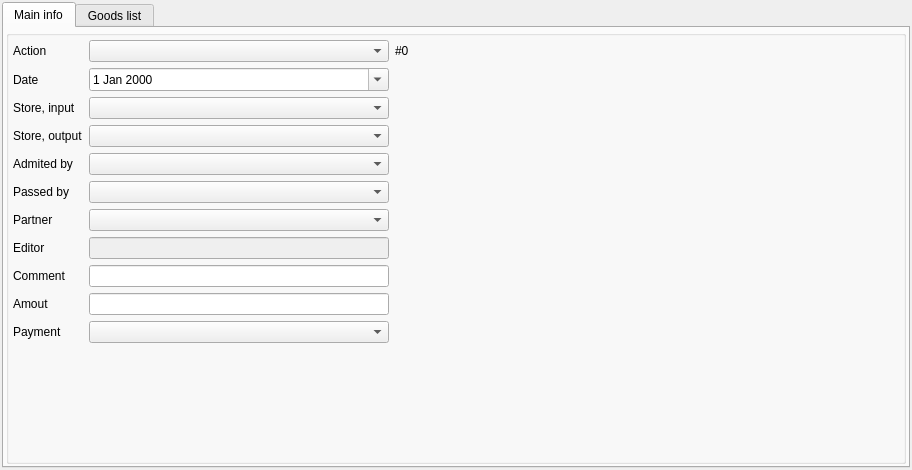
<?xml version="1.0" encoding="UTF-8"?>
<ui version="4.0">
 <class>StoreOrder</class>
 <widget class="QMainWindow" name="StoreOrder">
  <property name="geometry">
   <rect>
    <x>0</x>
    <y>0</y>
    <width>912</width>
    <height>469</height>
   </rect>
  </property>
  <property name="sizePolicy">
   <sizepolicy hsizetype="Fixed" vsizetype="Fixed">
    <horstretch>0</horstretch>
    <verstretch>0</verstretch>
   </sizepolicy>
  </property>
  <property name="minimumSize">
   <size>
    <width>912</width>
    <height>0</height>
   </size>
  </property>
  <property name="maximumSize">
   <size>
    <width>11111</width>
    <height>11111</height>
   </size>
  </property>
  <property name="windowTitle">
   <string>MainWindow</string>
  </property>
  <property name="documentMode">
   <bool>false</bool>
  </property>
  <widget class="QWidget" name="centralwidget">
   <layout class="QVBoxLayout" name="verticalLayout">
    <property name="leftMargin">
     <number>2</number>
    </property>
    <property name="topMargin">
     <number>2</number>
    </property>
    <property name="rightMargin">
     <number>2</number>
    </property>
    <property name="bottomMargin">
     <number>2</number>
    </property>
    <item>
     <widget class="QTabWidget" name="tabWidget">
      <property name="currentIndex">
       <number>0</number>
      </property>
      <widget class="QWidget" name="tab">
       <attribute name="title">
        <string>Main info</string>
       </attribute>
       <layout class="QVBoxLayout" name="verticalLayout_4">
        <property name="spacing">
         <number>2</number>
        </property>
        <property name="leftMargin">
         <number>2</number>
        </property>
        <property name="topMargin">
         <number>2</number>
        </property>
        <property name="rightMargin">
         <number>2</number>
        </property>
        <property name="bottomMargin">
         <number>2</number>
        </property>
        <item>
         <widget class="QGroupBox" name="group2">
          <property name="sizePolicy">
           <sizepolicy hsizetype="Expanding" vsizetype="Expanding">
            <horstretch>0</horstretch>
            <verstretch>0</verstretch>
           </sizepolicy>
          </property>
          <property name="maximumSize">
           <size>
            <width>16777215</width>
            <height>16777215</height>
           </size>
          </property>
          <property name="title">
           <string/>
          </property>
          <layout class="QGridLayout" name="gridLayout_2">
           <property name="leftMargin">
            <number>2</number>
           </property>
           <property name="topMargin">
            <number>2</number>
           </property>
           <property name="rightMargin">
            <number>2</number>
           </property>
           <property name="bottomMargin">
            <number>2</number>
           </property>
           <item row="0" column="0">
            <layout class="QGridLayout" name="gridLayout">
             <property name="sizeConstraint">
              <enum>QLayout::SetNoConstraint</enum>
             </property>
             <property name="leftMargin">
              <number>2</number>
             </property>
             <property name="topMargin">
              <number>2</number>
             </property>
             <property name="rightMargin">
              <number>3</number>
             </property>
             <property name="bottomMargin">
              <number>3</number>
             </property>
             <property name="verticalSpacing">
              <number>6</number>
             </property>
             <item row="3" column="1">
              <widget class="QPComboBox" name="cbStoreOutputName">
               <property name="sizePolicy">
                <sizepolicy hsizetype="Fixed" vsizetype="Preferred">
                 <horstretch>0</horstretch>
                 <verstretch>0</verstretch>
                </sizepolicy>
               </property>
               <property name="minimumSize">
                <size>
                 <width>300</width>
                 <height>0</height>
                </size>
               </property>
               <property name="maximumSize">
                <size>
                 <width>300</width>
                 <height>16777215</height>
                </size>
               </property>
               <property name="fieldId" stdset="0">
                <string>ID</string>
               </property>
               <property name="fieldName" stdset="0">
                <string>NAME</string>
               </property>
               <property name="table" stdset="0">
                <string>ST_STORAGES</string>
               </property>
              </widget>
             </item>
             <item row="2" column="1">
              <widget class="QPComboBox" name="cbStoreInputName">
               <property name="sizePolicy">
                <sizepolicy hsizetype="Fixed" vsizetype="Preferred">
                 <horstretch>0</horstretch>
                 <verstretch>0</verstretch>
                </sizepolicy>
               </property>
               <property name="minimumSize">
                <size>
                 <width>300</width>
                 <height>0</height>
                </size>
               </property>
               <property name="maximumSize">
                <size>
                 <width>300</width>
                 <height>16777215</height>
                </size>
               </property>
               <property name="fieldId" stdset="0">
                <string>ID</string>
               </property>
               <property name="fieldName" stdset="0">
                <string>NAME</string>
               </property>
               <property name="table" stdset="0">
                <string>ST_STORAGES</string>
               </property>
              </widget>
             </item>
             <item row="6" column="1">
              <widget class="QPComboBox" name="cbPartnerName">
               <property name="sizePolicy">
                <sizepolicy hsizetype="Fixed" vsizetype="Preferred">
                 <horstretch>0</horstretch>
                 <verstretch>0</verstretch>
                </sizepolicy>
               </property>
               <property name="minimumSize">
                <size>
                 <width>300</width>
                 <height>0</height>
                </size>
               </property>
               <property name="maximumSize">
                <size>
                 <width>300</width>
                 <height>16777215</height>
                </size>
               </property>
               <property name="fieldId" stdset="0">
                <string>ID</string>
               </property>
               <property name="fieldName" stdset="0">
                <string>NAME</string>
               </property>
               <property name="table" stdset="0">
                <string>PARTNERS</string>
               </property>
              </widget>
             </item>
             <item row="2" column="3">
              <spacer name="horizontalSpacer_2">
               <property name="orientation">
                <enum>Qt::Horizontal</enum>
               </property>
               <property name="sizeHint" stdset="0">
                <size>
                 <width>40</width>
                 <height>20</height>
                </size>
               </property>
              </spacer>
             </item>
             <item row="5" column="1">
              <widget class="QPComboBox" name="cbPassed">
               <property name="minimumSize">
                <size>
                 <width>300</width>
                 <height>0</height>
                </size>
               </property>
               <property name="maximumSize">
                <size>
                 <width>300</width>
                 <height>16777215</height>
                </size>
               </property>
               <property name="maxVisibleItems">
                <number>30</number>
               </property>
               <property name="fieldId" stdset="0">
                <string>ID</string>
               </property>
               <property name="fieldName" stdset="0">
                <string>NAME</string>
               </property>
               <property name="table" stdset="0">
                <string>EMPLOYES_ID_NAME</string>
               </property>
              </widget>
             </item>
             <item row="4" column="1">
              <widget class="QPComboBox" name="cbAdmited">
               <property name="minimumSize">
                <size>
                 <width>300</width>
                 <height>0</height>
                </size>
               </property>
               <property name="maximumSize">
                <size>
                 <width>300</width>
                 <height>16777215</height>
                </size>
               </property>
               <property name="maxVisibleItems">
                <number>30</number>
               </property>
               <property name="fieldId" stdset="0">
                <string>ID</string>
               </property>
               <property name="fieldName" stdset="0">
                <string>NAME</string>
               </property>
               <property name="table" stdset="0">
                <string>EMPLOYES_ID_NAME</string>
               </property>
              </widget>
             </item>
             <item row="2" column="0">
              <widget class="QLabel" name="lbStoreInput">
               <property name="text">
                <string>Store, input</string>
               </property>
              </widget>
             </item>
             <item row="4" column="0">
              <widget class="QLabel" name="lbAdmited">
               <property name="text">
                <string>Admited by</string>
               </property>
              </widget>
             </item>
             <item row="5" column="0">
              <widget class="QLabel" name="lbPassed">
               <property name="frameShape">
                <enum>QFrame::NoFrame</enum>
               </property>
               <property name="text">
                <string>Passed by</string>
               </property>
              </widget>
             </item>
             <item row="3" column="0">
              <widget class="QLabel" name="lbStoreOutput">
               <property name="text">
                <string>Store, output</string>
               </property>
              </widget>
             </item>
             <item row="9" column="1">
              <widget class="QLineEdit" name="leAmount">
               <property name="sizePolicy">
                <sizepolicy hsizetype="Expanding" vsizetype="Preferred">
                 <horstretch>0</horstretch>
                 <verstretch>0</verstretch>
                </sizepolicy>
               </property>
               <property name="maximumSize">
                <size>
                 <width>300</width>
                 <height>16777215</height>
                </size>
               </property>
               <property name="readOnly">
                <bool>true</bool>
               </property>
              </widget>
             </item>
             <item row="1" column="1">
              <widget class="QDateEdit" name="deDocDate">
               <property name="sizePolicy">
                <sizepolicy hsizetype="Minimum" vsizetype="Preferred">
                 <horstretch>0</horstretch>
                 <verstretch>0</verstretch>
                </sizepolicy>
               </property>
               <property name="maximumSize">
                <size>
                 <width>300</width>
                 <height>1111</height>
                </size>
               </property>
               <property name="calendarPopup">
                <bool>true</bool>
               </property>
              </widget>
             </item>
             <item row="7" column="0">
              <widget class="QLabel" name="lbEditor">
               <property name="text">
                <string>Editor</string>
               </property>
              </widget>
             </item>
             <item row="6" column="0">
              <widget class="QLabel" name="lbPartners">
               <property name="text">
                <string>Partner</string>
               </property>
              </widget>
             </item>
             <item row="1" column="0">
              <widget class="QLabel" name="label_2">
               <property name="text">
                <string>Date</string>
               </property>
              </widget>
             </item>
             <item row="9" column="0">
              <widget class="QLabel" name="lbAmount">
               <property name="text">
                <string>Amout</string>
               </property>
              </widget>
             </item>
             <item row="8" column="1" colspan="2">
              <widget class="QLineEdit" name="leComment">
               <property name="sizePolicy">
                <sizepolicy hsizetype="Expanding" vsizetype="Preferred">
                 <horstretch>0</horstretch>
                 <verstretch>0</verstretch>
                </sizepolicy>
               </property>
               <property name="maximumSize">
                <size>
                 <width>300</width>
                 <height>16777215</height>
                </size>
               </property>
              </widget>
             </item>
             <item row="10" column="0">
              <widget class="QLabel" name="lbPayment">
               <property name="text">
                <string>Payment</string>
               </property>
              </widget>
             </item>
             <item row="8" column="0">
              <widget class="QLabel" name="lbComment">
               <property name="text">
                <string>Comment</string>
               </property>
              </widget>
             </item>
             <item row="9" column="2">
              <widget class="QWidget" name="widget" native="true">
               <layout class="QHBoxLayout" name="horizontalLayout_3">
                <property name="spacing">
                 <number>2</number>
                </property>
                <property name="leftMargin">
                 <number>0</number>
                </property>
                <property name="topMargin">
                 <number>0</number>
                </property>
                <property name="rightMargin">
                 <number>0</number>
                </property>
                <property name="bottomMargin">
                 <number>0</number>
                </property>
               </layout>
              </widget>
             </item>
             <item row="0" column="0">
              <widget class="QLabel" name="label">
               <property name="text">
                <string>Action</string>
               </property>
              </widget>
             </item>
             <item row="10" column="1">
              <widget class="QPComboBox" name="cbPayment">
               <property name="sizePolicy">
                <sizepolicy hsizetype="Preferred" vsizetype="Fixed">
                 <horstretch>1</horstretch>
                 <verstretch>0</verstretch>
                </sizepolicy>
               </property>
               <property name="maximumSize">
                <size>
                 <width>300</width>
                 <height>16777215</height>
                </size>
               </property>
               <property name="fieldId" stdset="0">
                <string>ID</string>
               </property>
               <property name="fieldName" stdset="0">
                <string>NAME</string>
               </property>
               <property name="table" stdset="0">
                <string>ST_PAYMENT_METHODS</string>
               </property>
              </widget>
             </item>
             <item row="7" column="1">
              <widget class="QLineEdit" name="leOperator">
               <property name="enabled">
                <bool>false</bool>
               </property>
               <property name="maximumSize">
                <size>
                 <width>300</width>
                 <height>16777215</height>
                </size>
               </property>
              </widget>
             </item>
             <item row="0" column="2">
              <widget class="QLabel" name="lbDocNum">
               <property name="text">
                <string>#0</string>
               </property>
              </widget>
             </item>
             <item row="0" column="3">
              <spacer name="horizontalSpacer">
               <property name="orientation">
                <enum>Qt::Horizontal</enum>
               </property>
               <property name="sizeHint" stdset="0">
                <size>
                 <width>459</width>
                 <height>20</height>
                </size>
               </property>
              </spacer>
             </item>
             <item row="0" column="1">
              <widget class="QPComboBox" name="cbAction">
               <property name="minimumSize">
                <size>
                 <width>300</width>
                 <height>0</height>
                </size>
               </property>
               <property name="fieldId" stdset="0">
                <string>ID</string>
               </property>
               <property name="fieldName" stdset="0">
                <string>NAME</string>
               </property>
               <property name="table" stdset="0">
                <string>ST_ACTIONS</string>
               </property>
              </widget>
             </item>
             <item row="11" column="1">
              <spacer name="verticalSpacer">
               <property name="orientation">
                <enum>Qt::Vertical</enum>
               </property>
               <property name="sizeHint" stdset="0">
                <size>
                 <width>20</width>
                 <height>40</height>
                </size>
               </property>
              </spacer>
             </item>
            </layout>
           </item>
          </layout>
         </widget>
        </item>
       </layout>
      </widget>
      <widget class="QWidget" name="tab_2">
       <attribute name="title">
        <string>Goods list</string>
       </attribute>
       <layout class="QVBoxLayout" name="verticalLayout_3">
        <property name="spacing">
         <number>2</number>
        </property>
        <property name="leftMargin">
         <number>2</number>
        </property>
        <property name="topMargin">
         <number>2</number>
        </property>
        <property name="rightMargin">
         <number>2</number>
        </property>
        <property name="bottomMargin">
         <number>2</number>
        </property>
        <item>
         <widget class="QGroupBox" name="groupBox">
          <property name="minimumSize">
           <size>
            <width>0</width>
            <height>30</height>
           </size>
          </property>
          <property name="title">
           <string/>
          </property>
          <layout class="QHBoxLayout" name="horizontalLayout_2">
           <property name="spacing">
            <number>1</number>
           </property>
           <property name="leftMargin">
            <number>1</number>
           </property>
           <property name="topMargin">
            <number>1</number>
           </property>
           <property name="rightMargin">
            <number>1</number>
           </property>
           <property name="bottomMargin">
            <number>1</number>
           </property>
           <item>
            <widget class="QPushButton" name="btnAppendDish">
             <property name="minimumSize">
              <size>
               <width>26</width>
               <height>26</height>
              </size>
             </property>
             <property name="maximumSize">
              <size>
               <width>26</width>
               <height>26</height>
              </size>
             </property>
             <property name="text">
              <string/>
             </property>
             <property name="icon">
              <iconset resource="img.qrc">
               <normaloff>:/img/plus.png</normaloff>:/img/plus.png</iconset>
             </property>
             <property name="iconSize">
              <size>
               <width>24</width>
               <height>24</height>
              </size>
             </property>
            </widget>
           </item>
           <item>
            <widget class="QPushButton" name="btnRemoveDish">
             <property name="minimumSize">
              <size>
               <width>26</width>
               <height>26</height>
              </size>
             </property>
             <property name="maximumSize">
              <size>
               <width>26</width>
               <height>26</height>
              </size>
             </property>
             <property name="text">
              <string/>
             </property>
             <property name="icon">
              <iconset resource="img.qrc">
               <normaloff>:/img/cancel.png</normaloff>:/img/cancel.png</iconset>
             </property>
             <property name="iconSize">
              <size>
               <width>24</width>
               <height>24</height>
              </size>
             </property>
            </widget>
           </item>
           <item>
            <widget class="QPushButton" name="btnDishToFood">
             <property name="text">
              <string/>
             </property>
             <property name="icon">
              <iconset resource="img.qrc">
               <normaloff>:/img/recipe.png</normaloff>:/img/recipe.png</iconset>
             </property>
            </widget>
           </item>
           <item>
            <widget class="QPushButton" name="btnNewDish">
             <property name="minimumSize">
              <size>
               <width>26</width>
               <height>26</height>
              </size>
             </property>
             <property name="maximumSize">
              <size>
               <width>26</width>
               <height>26</height>
              </size>
             </property>
             <property name="text">
              <string/>
             </property>
             <property name="icon">
              <iconset resource="img.qrc">
               <normaloff>:/img/new.png</normaloff>:/img/new.png</iconset>
             </property>
             <property name="iconSize">
              <size>
               <width>24</width>
               <height>24</height>
              </size>
             </property>
            </widget>
           </item>
           <item>
            <spacer name="horizontalSpacer_3">
             <property name="orientation">
              <enum>Qt::Horizontal</enum>
             </property>
             <property name="sizeHint" stdset="0">
              <size>
               <width>40</width>
               <height>20</height>
              </size>
             </property>
            </spacer>
           </item>
          </layout>
         </widget>
        </item>
        <item>
         <widget class="QGroupBox" name="groupBox_3">
          <property name="sizePolicy">
           <sizepolicy hsizetype="Preferred" vsizetype="Expanding">
            <horstretch>0</horstretch>
            <verstretch>1</verstretch>
           </sizepolicy>
          </property>
          <property name="minimumSize">
           <size>
            <width>0</width>
            <height>400</height>
           </size>
          </property>
          <property name="title">
           <string/>
          </property>
          <layout class="QVBoxLayout" name="verticalLayout_2" stretch="0">
           <property name="leftMargin">
            <number>1</number>
           </property>
           <property name="topMargin">
            <number>1</number>
           </property>
           <property name="rightMargin">
            <number>1</number>
           </property>
           <property name="bottomMargin">
            <number>1</number>
           </property>
           <item>
            <widget class="QTableWidget" name="tableWidget">
             <property name="sizePolicy">
              <sizepolicy hsizetype="Expanding" vsizetype="Expanding">
               <horstretch>0</horstretch>
               <verstretch>1</verstretch>
              </sizepolicy>
             </property>
             <property name="minimumSize">
              <size>
               <width>0</width>
               <height>0</height>
              </size>
             </property>
             <property name="editTriggers">
              <set>QAbstractItemView::NoEditTriggers</set>
             </property>
             <property name="selectionMode">
              <enum>QAbstractItemView::SingleSelection</enum>
             </property>
             <property name="selectionBehavior">
              <enum>QAbstractItemView::SelectRows</enum>
             </property>
            </widget>
           </item>
          </layout>
         </widget>
        </item>
       </layout>
      </widget>
     </widget>
    </item>
   </layout>
  </widget>
 </widget>
 <customwidgets>
  <customwidget>
   <class>QPComboBox</class>
   <extends>QComboBox</extends>
   <header>qpcombobox.h</header>
  </customwidget>
 </customwidgets>
 <resources>
  <include location="img.qrc"/>
 </resources>
 <connections/>
</ui>
